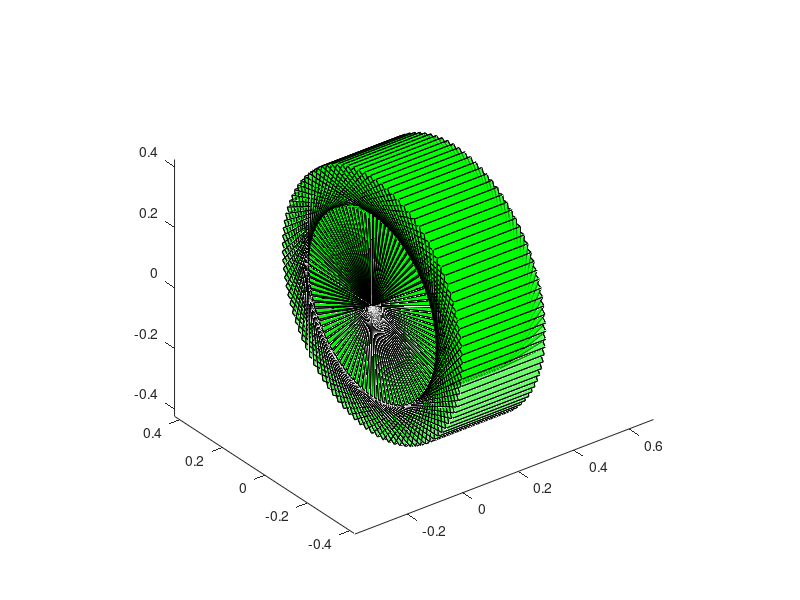

Write MATLAB code to recreate this figure.
H=[0 0.3 0 0.3 0 0.3 0 0.3; 0 0 0.3 0.3 0 0 0.3 0.3; 0 0 0 0 0.3 0.3 0.3 0.3];
S=[1 2 4 3; 1 2 6 5; 1 3 7 5; 3 4 8 7; 2 4 8 6; 5 6 8 7];
figure(1)
hold on
H1 = zeros(size(S,1),4) ;
H2 = zeros(size(S,1),4) ;
H3 = zeros(size(S,1),4) ;
axis equal, axis on, view(20,10)
% Rotation along x axes 
th = linspace(0,2*pi) ;
for i = 1:length(th)
    Rx = [1 0 0 ; 0 cos(th(i)) -sin(th(i)); 0 sin(th(i)) cos(th(i))] ;
    % Rotate the vertices 
    H1 = zeros(size(H)) ;
    for j = 1:size(H,2)
        H1(:,j) = Rx*H(:,j) ;
    end
    %translation
    for k=1:size(S,1)    
        Si=S(k,:); 
        fill3(H1(1,Si),H1(2,Si),H1(3,Si),'g','facealpha',0.6)
        hold on
    end
    drawnow
    hold on
end
